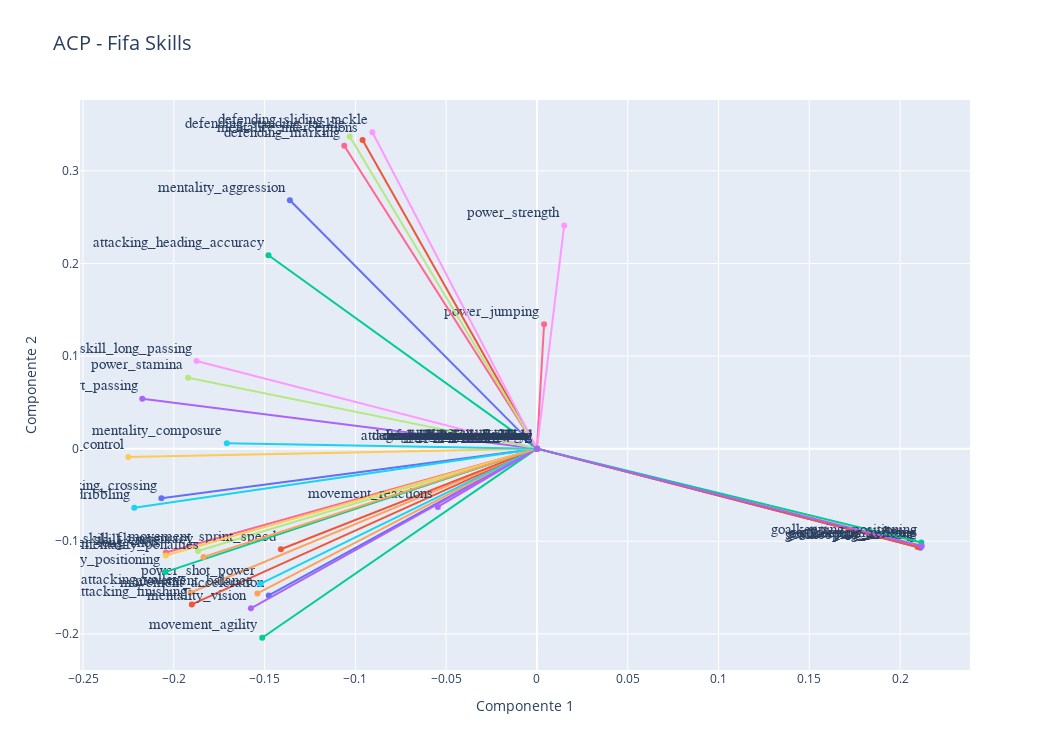

The notebook cell this image was saved under:
### Code cell
pcs=pca.components_  #"composición" de las primeras componentes, 
#Graph 1
data=[]

for i, (x,y) in enumerate(zip(pcs[0,:],pcs[1,:])):
    graph=go.Scatter(x=[0,x],y=[0,y],text=df_skills.columns[i],
                     mode='lines+markers+text',textposition='top left',textfont=dict(family='sans serif',size=15))
    data.append(graph)

layout = go.Layout(title="ACP - Fifa Skills",titlefont=dict(size=20),
            xaxis=dict(title='Componente 1'),
            yaxis=dict(title='Componente 2'),
            autosize=False, width=1050,height=750,
            showlegend=False)

fig = go.Figure(data=data, layout=layout)

iplot(fig)

### Figure 1 — Plotly figure (JSON) as saved in the notebook; plotly's stock layout.template omitted (floating-point values rounded to 4 significant figures)
{"data": [{"mode": "lines+markers+text", "text": "attacking_crossing", "textfont": {"family": "sans serif", "size": 15}, "textposition": "top left", "type": "scatter", "x": [0, -0.2069], "y": [0, -0.05364]}, {"mode": "lines+markers+text", "text": "attacking_finishing", "textfont": {"family": "sans serif", "size": 15}, "textposition": "top left", "type": "scatter", "x": [0, -0.1901], "y": [0, -0.1683]}, {"mode": "lines+markers+text", "text": "attacking_heading_accuracy", "textfont": {"family": "sans serif", "size": 15}, "textposition": "top left", "type": "scatter", "x": [0, -0.1479], "y": [0, 0.2089]}, {"mode": "lines+markers+text", "text": "attacking_short_passing", "textfont": {"family": "sans serif", "size": 15}, "textposition": "top left", "type": "scatter", "x": [0, -0.2174], "y": [0, 0.05389]}, {"mode": "lines+markers+text", "text": "attacking_volleys", "textfont": {"family": "sans serif", "size": 15}, "textposition": "top left", "type": "scatter", "x": [0, -0.1906], "y": [0, -0.1553]}, {"mode": "lines+markers+text", "text": "skill_dribbling", "textfont": {"family": "sans serif", "size": 15}, "textposition": "top left", "type": "scatter", "x": [0, -0.2218], "y": [0, -0.06383]}, {"mode": "lines+markers+text", "text": "skill_curve", "textfont": {"family": "sans serif", "size": 15}, "textposition": "top left", "type": "scatter", "x": [0, -0.2044], "y": [0, -0.1122]}, {"mode": "lines+markers+text", "text": "skill_fk_accuracy", "textfont": {"family": "sans serif", "size": 15}, "textposition": "top left", "type": "scatter", "x": [0, -0.1867], "y": [0, -0.1106]}, {"mode": "lines+markers+text", "text": "skill_long_passing", "textfont": {"family": "sans serif", "size": 15}, "textposition": "top left", "type": "scatter", "x": [0, -0.1875], "y": [0, 0.09463]}, {"mode": "lines+markers+text", "text": "skill_ball_control", "textfont": {"family": "sans serif", "size": 15}, "textposition": "top left", "type": "scatter", "x": [0, -0.2251], "y": [0, -0.00903]}, {"mode": "lines+markers+text", "text": "movement_acceleration", "textfont": {"family": "sans serif", "size": 15}, "textposition": "top left", "type": "scatter", "x": [0, -0.1477], "y": [0, -0.1586]}, {"mode": "lines+markers+text", "text": "movement_sprint_speed", "textfont": {"family": "sans serif", "size": 15}, "textposition": "top left", "type": "scatter", "x": [0, -0.141], "y": [0, -0.1087]}, {"mode": "lines+markers+text", "text": "movement_agility", "textfont": {"family": "sans serif", "size": 15}, "textposition": "top left", "type": "scatter", "x": [0, -0.1513], "y": [0, -0.2042]}, {"mode": "lines+markers+text", "text": "movement_reactions", "textfont": {"family": "sans serif", "size": 15}, "textposition": "top left", "type": "scatter", "x": [0, -0.05459], "y": [0, -0.06292]}, {"mode": "lines+markers+text", "text": "movement_balance", "textfont": {"family": "sans serif", "size": 15}, "textposition": "top left", "type": "scatter", "x": [0, -0.154], "y": [0, -0.1563]}, {"mode": "lines+markers+text", "text": "power_shot_power", "textfont": {"family": "sans serif", "size": 15}, "textposition": "top left", "type": "scatter", "x": [0, -0.1524], "y": [0, -0.1461]}, {"mode": "lines+markers+text", "text": "power_jumping", "textfont": {"family": "sans serif", "size": 15}, "textposition": "top left", "type": "scatter", "x": [0, 0.00393], "y": [0, 0.1343]}, {"mode": "lines+markers+text", "text": "power_stamina", "textfont": {"family": "sans serif", "size": 15}, "textposition": "top left", "type": "scatter", "x": [0, -0.1921], "y": [0, 0.0765]}, {"mode": "lines+markers+text", "text": "power_strength", "textfont": {"family": "sans serif", "size": 15}, "textposition": "top left", "type": "scatter", "x": [0, 0.01501], "y": [0, 0.241]}, {"mode": "lines+markers+text", "text": "power_long_shots", "textfont": {"family": "sans serif", "size": 15}, "textposition": "top left", "type": "scatter", "x": [0, -0.2044], "y": [0, -0.1155]}, {"mode": "lines+markers+text", "text": "mentality_aggression", "textfont": {"family": "sans serif", "size": 15}, "textposition": "top left", "type": "scatter", "x": [0, -0.1361], "y": [0, 0.2682]}, {"mode": "lines+markers+text", "text": "mentality_interceptions", "textfont": {"family": "sans serif", "size": 15}, "textposition": "top left", "type": "scatter", "x": [0, -0.09603], "y": [0, 0.3333]}, {"mode": "lines+markers+text", "text": "mentality_positioning", "textfont": {"family": "sans serif", "size": 15}, "textposition": "top left", "type": "scatter", "x": [0, -0.2048], "y": [0, -0.1333]}, {"mode": "lines+markers+text", "text": "mentality_vision", "textfont": {"family": "sans serif", "size": 15}, "textposition": "top left", "type": "scatter", "x": [0, -0.1575], "y": [0, -0.1724]}, {"mode": "lines+markers+text", "text": "mentality_penalties", "textfont": {"family": "sans serif", "size": 15}, "textposition": "top left", "type": "scatter", "x": [0, -0.1837], "y": [0, -0.1171]}, {"mode": "lines+markers+text", "text": "mentality_composure", "textfont": {"family": "sans serif", "size": 15}, "textposition": "top left", "type": "scatter", "x": [0, -0.1708], "y": [0, 0.005735]}, {"mode": "lines+markers+text", "text": "defending_marking", "textfont": {"family": "sans serif", "size": 15}, "textposition": "top left", "type": "scatter", "x": [0, -0.1061], "y": [0, 0.3272]}, {"mode": "lines+markers+text", "text": "defending_standing_tackle", "textfont": {"family": "sans serif", "size": 15}, "textposition": "top left", "type": "scatter", "x": [0, -0.1031], "y": [0, 0.337]}, {"mode": "lines+markers+text", "text": "defending_sliding_tackle", "textfont": {"family": "sans serif", "size": 15}, "textposition": "top left", "type": "scatter", "x": [0, -0.09063], "y": [0, 0.3417]}, {"mode": "lines+markers+text", "text": "goalkeeping_diving", "textfont": {"family": "sans serif", "size": 15}, "textposition": "top left", "type": "scatter", "x": [0, 0.2116], "y": [0, -0.1043]}, {"mode": "lines+markers+text", "text": "goalkeeping_handling", "textfont": {"family": "sans serif", "size": 15}, "textposition": "top left", "type": "scatter", "x": [0, 0.2111], "y": [0, -0.1071]}, {"mode": "lines+markers+text", "text": "goalkeeping_kicking", "textfont": {"family": "sans serif", "size": 15}, "textposition": "top left", "type": "scatter", "x": [0, 0.2096], "y": [0, -0.1061]}, {"mode": "lines+markers+text", "text": "goalkeeping_positioning", "textfont": {"family": "sans serif", "size": 15}, "textposition": "top left", "type": "scatter", "x": [0, 0.2117], "y": [0, -0.1014]}, {"mode": "lines+markers+text", "text": "goalkeeping_reflexes", "textfont": {"family": "sans serif", "size": 15}, "textposition": "top left", "type": "scatter", "x": [0, 0.2119], "y": [0, -0.1051]}], "layout": {"autosize": false, "height": 750, "showlegend": false, "title": {"font": {"size": 20}, "text": "ACP - Fifa Skills"}, "width": 1050, "xaxis": {"title": {"text": "Componente 1"}}, "yaxis": {"title": {"text": "Componente 2"}}}}
